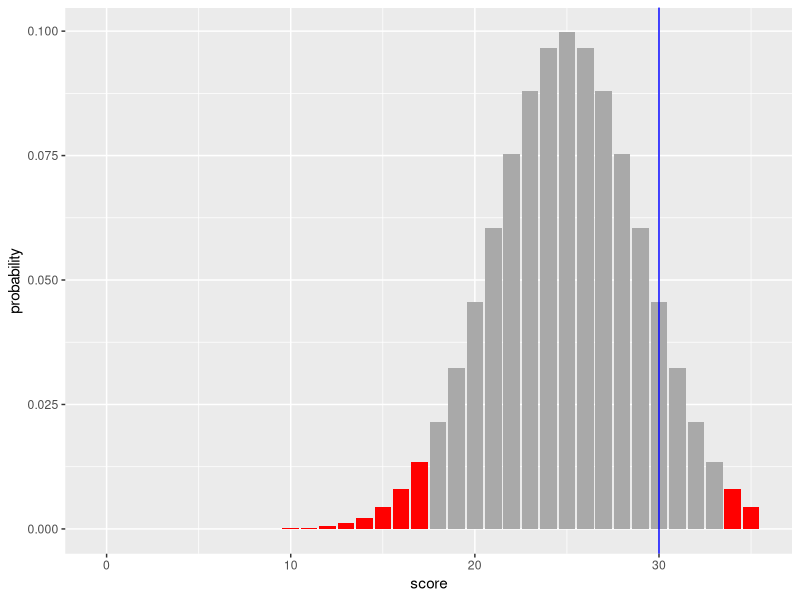
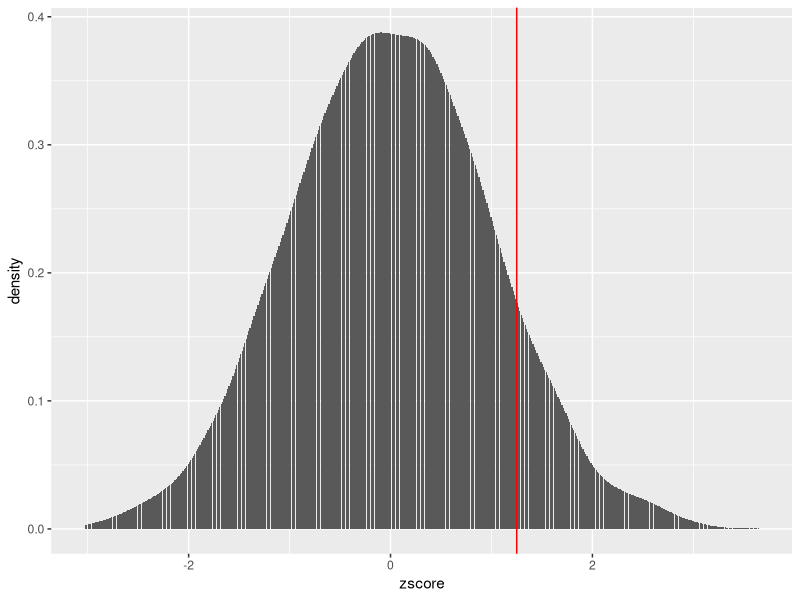
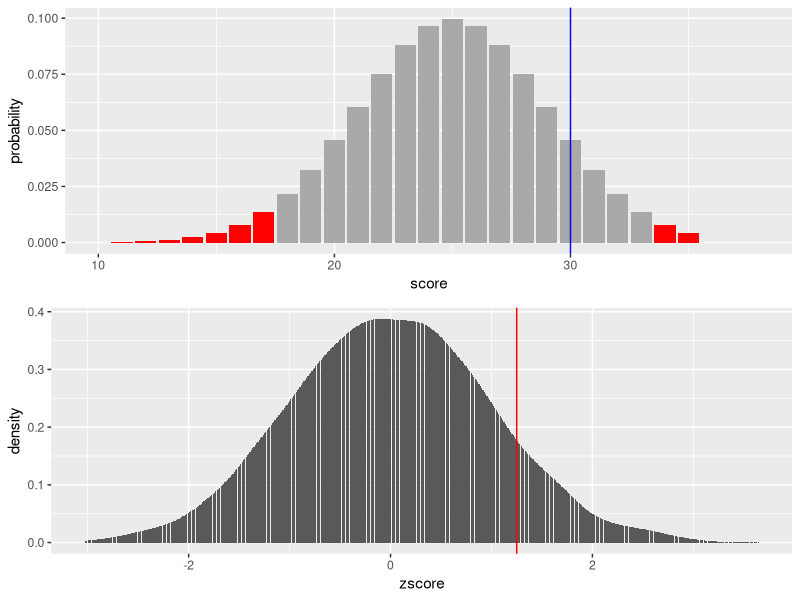

The R script that drew these images, in order:
library(tidyverse)

############################
### score of exams ########

s = 0:35 # possible scores of the exam
joe = 30 # score of our test student
pop_mean = 25 # mean score of most students at exam
pop_sd = 4 # standard deviation of exam results
alpha = 0.05 # we need to choose our significance level

## create a tibble with probability associated to each possible score
## from a normal distribution with these characteristics

normalDensity = tibble(
  score = s,
  probability = dnorm ##density probability out of normal distribution
  (s, mean = pop_mean, sd = pop_sd) ## probability of achieving that score with normal mean 25 & sd 4
)

## we can now order the values of the probability in order to compute
## the cumulative probability

normalDensity = normalDensity %>%
  arrange(probability) %>% ## to make sure data are ordered by probability first
  mutate(
    cumulative_p = cumsum ##cumulative sum to calculate the cumulative value of all previous value
    ##every prob is now the sum of everything that comez before that
    (probability), ## now they are ordered we can make a cumulative p
    reject = cumulative_p <= alpha
  )  ## boulean to say that if cump is equal or lower alpha then reject is true
## 

## now we can plot this

normalplot = ggplot(normalDensity)+
  ##first layer adds bars
  geom_bar(aes(x=score, y=probability, fill = reject##colour you want to fill the bar with, using the variable you created "reject"
               ), stat = "identity")+
  scale_fill_manual(
    values = c(
      `TRUE` = "red",
      `FALSE` = "darkgrey" ##this is how to change colours
    )
  )+
  geom_vline(xintercept = joe, col = "blue")+ ##adding vertical line, geoms stands for geometry
  theme(legend.position = "none")

plot(normalplot)
##you can see the normal distr of all possible values, with a certain mean and sdev, in red all cumulative prob
##that are below 0,05, or your specific significance level


## if we consider the sum of the probabilities of all the scores higher than
## our student, we obtain

sum(
  normalDensity$probability[normalDensity$score>=joe]
)
##which is 12 percent of your students that would perform better (in a normal distr)

### for a proper test statistic we compute a relative standing
### using a z-score, which in this case would be

z_score = (joe - pop_mean) / pop_sd


## the p-value is then calculated as the proportion of probability
## equal or above the z-score of our single measure
## on a default normal distribution (i.e. mean = 0 and sd = 1)

pnorm(z_score, lower.tail = FALSE)


## roughly it still represents the proportion we have seen above



###############################################
## why z-score plotted on a normal dist?
##############################################

## our null hypothesis is NOT the distribution of scores
## but the distribution of z-scores
## we can compute it as below:

## pack z-score calculation in a function

zcalc <- function(x){
  z = (x-pop_mean)/pop_sd
  return(z)
}


## create a tibble with real scores (not their probability)
## drawn out of the same normal distribution

exam_sample = tibble(
  scores = rnorm(2000, mean = pop_mean, sd = pop_sd)
) %>%
  mutate(
    zscore = zcalc(scores) ## then we calculate the z-score of each exam score
  ) %>%
  arrange(zscore)

## we can plot it, and measure against our z-score

zplot = ggplot(exam_sample)+
  geom_bar(aes(x=zscore), stat = "density")+
  geom_vline(xintercept = z_score, col = "red")

plot(zplot)

### if we plot the two one below the other we can see they're distributed in a pretty
### similar way

library(gridExtra)
grid.arrange(normalplot+xlim(10,38), zplot, nrow=2)

